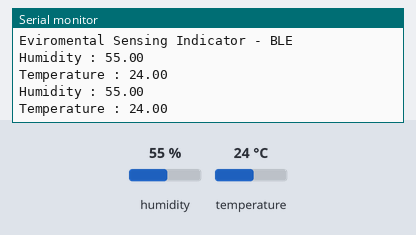
Bench run of a sketch on a simulated ESP32. On the bench: the last lines printed to the serial monitor. The inputs (shaded band) are chosen by the test bench; at power-on: humidity 55 %, temperature 24 °C. Nothing arrives over Bluetooth unless stated; a phone connects over Bluetooth LE 3 s after start.

Above: at 4.8 s.
4.9 s: humidity set to 22 %
At 7.2 s:
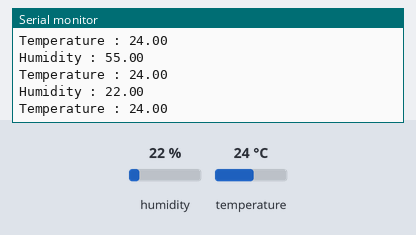
7.9 s: temperature set to 12 °C
At 9.6 s:
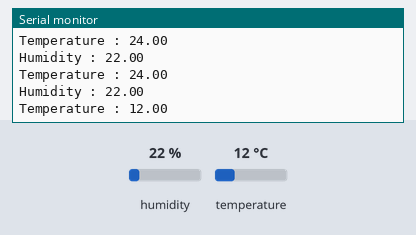
10.9 s: humidity set to 40 %
At 13.2 s:
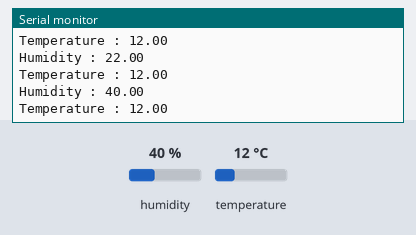
Timing chart, 0 to 14.7 s (numbered marks = the images above; inputs shaded):
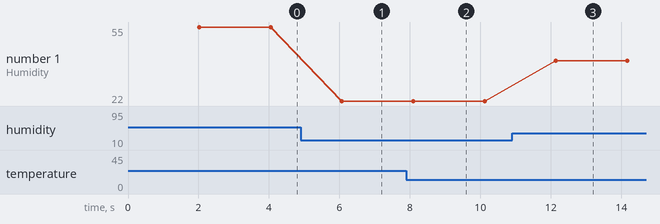

The sketch:

ble_environmental_sensing_service.ino
```cpp
#include <BLEDevice.h>
#include <BLEUtils.h>
#include <BLEServer.h> //Library to use BLE as server
#include <BLE2902.h>
#include <DHT.h>

#define DHTPIN 4
#define DHTTYPE DHT11
bool _BLEClientConnected = false;

#define EnviromentalSensing BLEUUID((uint16_t)0x181A)

BLECharacteristic Temperature(BLEUUID((uint16_t)0x2A6E), BLECharacteristic::PROPERTY_READ | BLECharacteristic::PROPERTY_NOTIFY);
BLECharacteristic Humidity(BLEUUID((uint16_t)0x2A6F), BLECharacteristic::PROPERTY_READ | BLECharacteristic::PROPERTY_NOTIFY);

//Humidity.addDescriptor(new BLE2902());
//Temperature.addDescriptor(new BLE2902());

class MyServerCallbacks : public BLEServerCallbacks {
    void onConnect(BLEServer* pServer) {
      _BLEClientConnected = true;
    };

    void onDisconnect(BLEServer* pServer) {
      _BLEClientConnected = false;
    }
};

void InitBLE() {
  BLEDevice::init("BLE Enviromental Sensing");
  // Create the BLE Server
  BLEServer *pServer = BLEDevice::createServer();
  pServer->setCallbacks(new MyServerCallbacks());

  // Create the BLE Service
  BLEService *pEnviSense = pServer->createService(EnviromentalSensing);

  pEnviSense->addCharacteristic(&Temperature);
  pEnviSense->addCharacteristic(&Humidity);

  pServer->getAdvertising()->addServiceUUID(EnviromentalSensing);

  pEnviSense->start();
  // Start advertising
  pServer->getAdvertising()->start();
}


DHT dht(DHTPIN, DHTTYPE);

void setup() {
  Serial.begin(115200);
  Serial.println("Eviromental Sensing Indicator - BLE");
  InitBLE();
  dht.begin();
}

void loop() {
  delay(2000);

  float humid = dht.readHumidity();
  float temp = dht.readTemperature();
  int16_t humidBle = (humid*100);
  int16_t tempBle = (temp*100);

  Humidity.setValue((uint8_t*)&humidBle, 2);
  Humidity.notify();
  Temperature.setValue((uint8_t*)&tempBle, 2);
  Temperature.notify();

  Serial.print("Humidity : ");
  Serial.println(humid);

  Serial.print("Temperature : ");
  Serial.println(temp);

}
```

Measured:
- after the input at 4.9 s, the serial monitor: prints a new line after 1.2 s (image 1)
- after the input at 7.9 s, the serial monitor: prints a new line after 0.19 s (image 2)
- after the input at 10.9 s, the serial monitor: prints a new line after 1.2 s (image 3)
- plotted number 1: 55 → 22 after the input at 4.9 s, 22 → 40 after the input at 10.9 s
